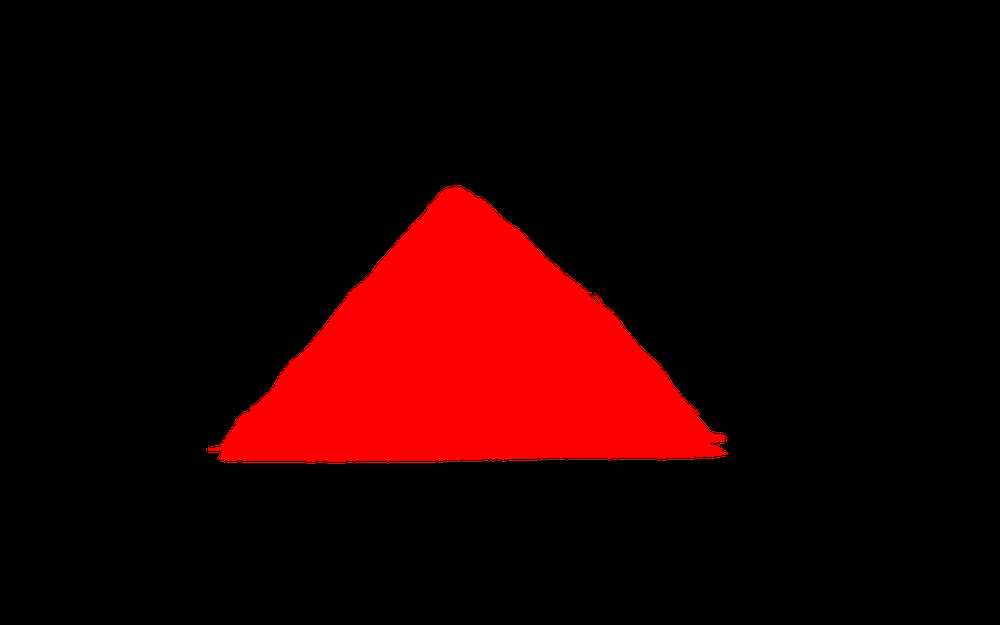
#> input picture VolumeExtension/DebutTri.png, 1000 x 625 px, shrunk from 2880 x 1800 before the run
$ jupyter execute --allow-errors 'Traitement des images.ipynb'
#> lines starting #> are read from the running program, lines starting #| are printed output that depends on the picture; after the words box and inside, x2 and y2 are one past the last pixel; in counts of white or black regions, pixels touching at a corner belong together
# Traitement des images

Notamment pour l'étude du volume. De combien de pourcents le volume de l'hydrogel augmente-t-il pendant sa congélation ?

### Calcul de l'augmentation du volume

[cell 1]
import cv2
import numpy as np
import matplotlib.pyplot as plt

# Charger l'image
image_path = 'Ratio Début Fin.png'
image = cv2.imread(image_path)

# Vérifier si l'image est correctement chargée
#> (the rest of this cell did not finish here and is left out)

[cell 2]
import cv2
import numpy as np
import matplotlib.pyplot as plt

# Charger l'image
image_path = 'Ratio Début Fin.png'  # Remplacez par le chemin réel de votre image
image = cv2.imread(image_path)

# Vérifier si l'image est correctement chargée
#> (the rest of this cell did not finish here and is left out)

[cell 3]
import cv2
import numpy as np
import matplotlib.pyplot as plt

def load_and_process_image(image_path):
    """
    Charge l'image, la convertit en niveaux de gris et applique un seuil pour obtenir une image binaire.
    """
    image = cv2.imread(image_path)
    if image is None:
        raise FileNotFoundError(f"L'image n'a pas pu être chargée à partir du chemin {image_path}")
    gray_image = cv2.cvtColor(image, cv2.COLOR_BGR2GRAY)
    _, binary_image = cv2.threshold(gray_image, 1, 255, cv2.THRESH_BINARY)
    return binary_image

def detect_and_filter_contours(binary_image, min_area=500):
    """
    Détecte et filtre les contours en fonction de leur aire minimale.
    """
    contours, _ = cv2.findContours(binary_image, cv2.RETR_EXTERNAL, cv2.CHAIN_APPROX_SIMPLE)
    filtered_contours = [c for c in contours if cv2.contourArea(c) > min_area]
    return filtered_contours

def normalize_contour(contour, base_length, image_height):
    """
    Normalise les coordonnées du contour pour que la base du triangle soit alignée avec l'axe X.
    """
    # Calculer la bounding box du contour
    x, y, w, h = cv2.boundingRect(contour)
    scale_x = base_length / w  # Échelle basée sur la largeur du contour
    points = [(point[0][0] * scale_x, image_height - point[0][1]) for point in contour]
    return points

def rotate_points(points, angle):
    """
    Applique une rotation de 180 degrés aux points.
    """
    angle_rad = np.deg2rad(angle)
    cos_angle = np.cos(angle_rad)
    sin_angle = np.sin(angle_rad)
    rotated_points = [(x * cos_angle - y * sin_angle, x * sin_angle + y * cos_angle) for x, y in points]
    return rotated_points

# Chemins vers les images
image_path_debut = 'DebutTri.png'
image_path_fin = 'TriFin.png'

# Traitement des images
binary_image_debut = load_and_process_image(image_path_debut)
#> in load_and_process_image, image is the input picture: shape (625, 1000, 3); mean B, G, R 0, 0, 32.2
#> in load_and_process_image, `gray_image = cv2.cvtColor(image, cv2.COLOR_BGR2GRAY)`:
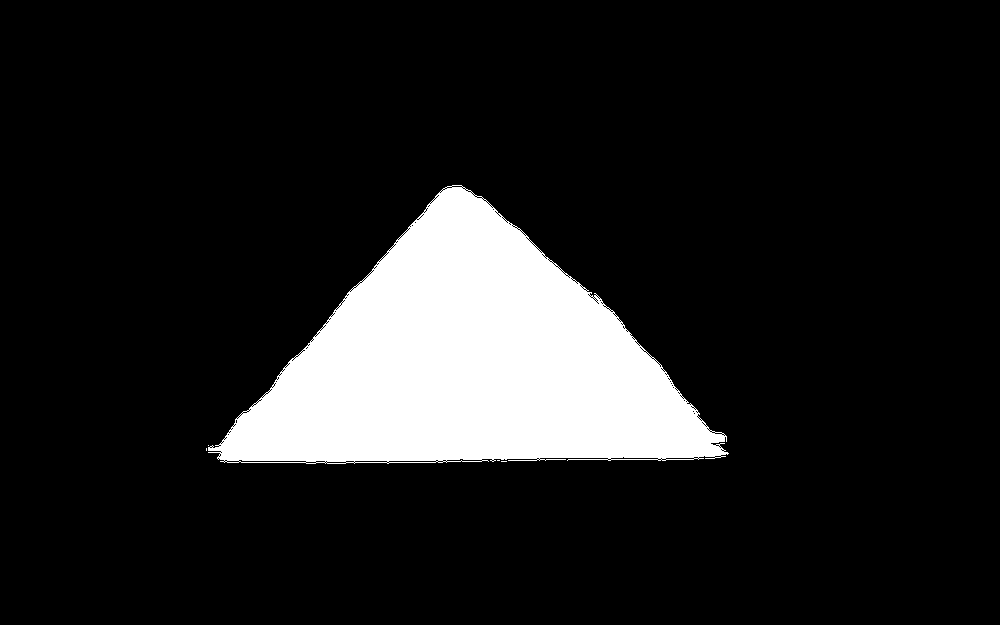
#> gray_image: shape (625, 1000); values 0 (black) and 76 (white), 12.6% white; 5 white regions (4 under 20 px), largest, box (x1, y1, x2, y2) and area: (208, 185, 729, 464) 78846
binary_image_fin = load_and_process_image(image_path_fin)
#> call 2 of load_and_process_image, with image_path = 'TriFin.png'
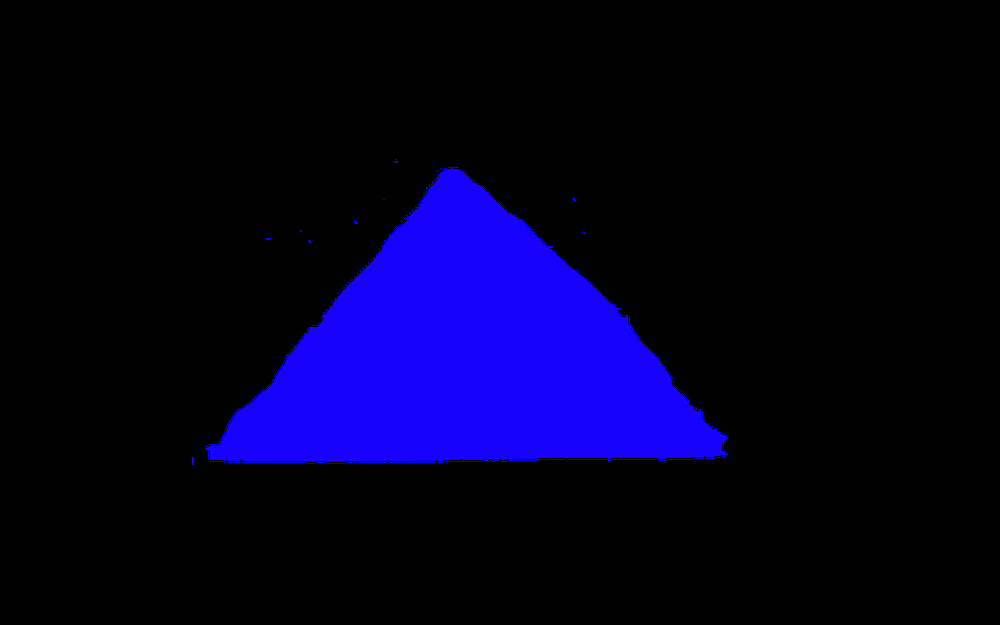
#> input picture VolumeExtension/TriFin.png, 1000 x 625 px, shrunk from 2880 x 1800 before the run
#> in load_and_process_image, image is the input picture: shape (625, 1000, 3); mean B, G, R 34.3, 0, 3.2
#> in load_and_process_image (call 2), `gray_image = cv2.cvtColor(image, cv2.COLOR_BGR2GRAY)`:
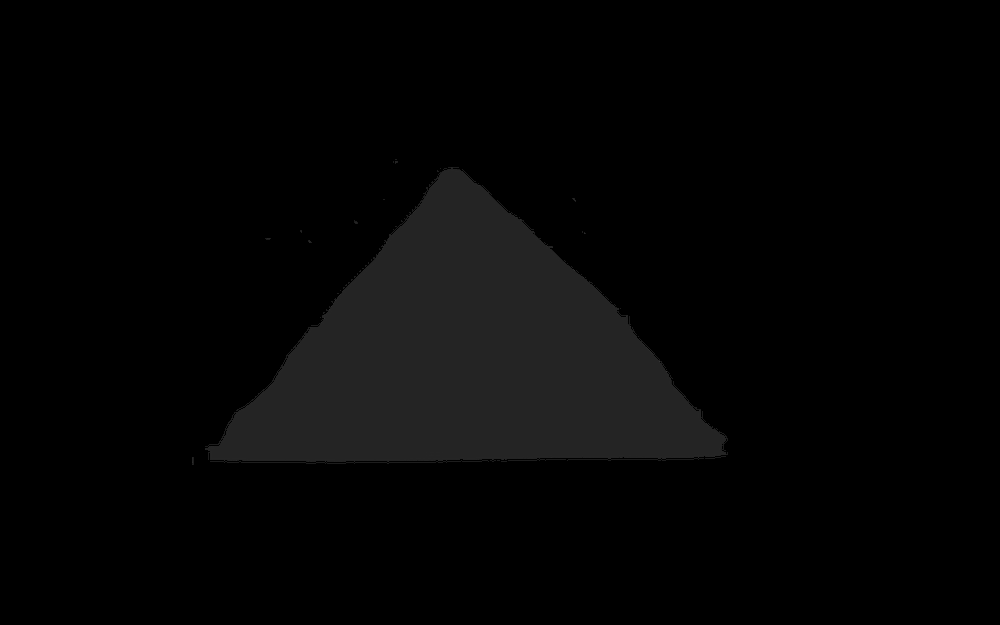
#> gray_image: shape (625, 1000); min 0, max 54, mean 4.8
#> in load_and_process_image (call 2), `_, binary_image = cv2.threshold(gray_image, 1, 255, cv2.THRESH_BINARY)`:
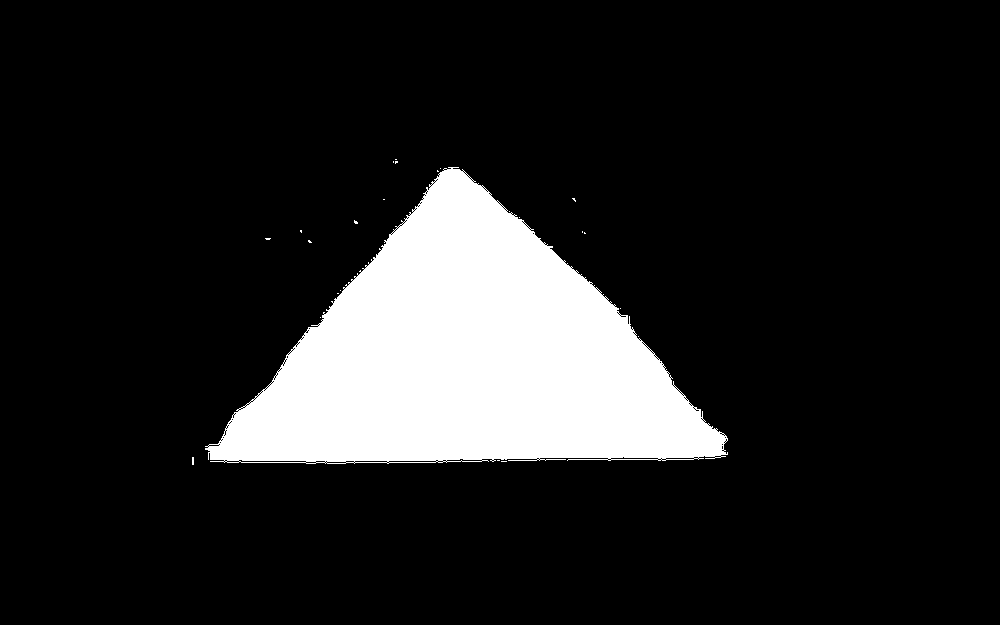
#> binary_image: shape (625, 1000); 13.4% white; 24 white regions (23 under 20 px)

# Détection et filtrage des contours
min_area = 1000  # Aire minimale pour filtrer les petits contours parasites
contours_debut = detect_and_filter_contours(binary_image_debut, min_area)
#> in detect_and_filter_contours, `contours, _ = cv2.findContours(binary_image, cv2.RETR_EXTERNAL, cv2.CH..`: contours = 5 contours, 4 with area under 20; largest, box (x1, y1, x2, y2) and area: (208, 185, 729, 464) 78966
#> in detect_and_filter_contours, `filtered_contours = [c for c in contours if cv2.contourArea(c) > min_a..`: filtered_contours = 1 contour; box (x1, y1, x2, y2) and area: (208, 185, 729, 464) 78966
#> contours_debut has the same summary as filtered_contours in detect_and_filter_contours
contours_fin = detect_and_filter_contours(binary_image_fin, min_area)
#> in detect_and_filter_contours (call 2), `contours, _ = cv2.findContours(binary_image, cv2.RETR_EXTERNAL, cv2.CH..`: contours = 24 contours, 23 with area under 20; largest, box (x1, y1, x2, y2) and area: (205, 167, 728, 464) 83650
#> in detect_and_filter_contours (call 2), `filtered_contours = [c for c in contours if cv2.contourArea(c) > min_a..`: filtered_contours = 1 contour; box (x1, y1, x2, y2) and area: (205, 167, 728, 464) 83650
#> contours_fin has the same summary as filtered_contours in detect_and_filter_contours

# Normaliser les contours pour la base du triangle
base_length = 2  # longueur de la base en cm

# Extraire et normaliser les coordonnées des contours
image_height_debut, _ = binary_image_debut.shape
#> image_height_debut = 625
image_height_fin, _ = binary_image_fin.shape
#> image_height_fin = 625

contour_debut_points = normalize_contour(contours_debut[0], base_length, image_height_debut) if contours_debut else []
#> in normalize_contour, `x, y, w, h = cv2.boundingRect(contour)`: x = 208; y = 185; w = 521; h = 279
#> in normalize_contour, `scale_x = base_length / w`: scale_x = 0.00384
#> in normalize_contour, `points = [(point[0][0] * scale_x, image_height - point[0][1]) for poin..`: points = 430 pairs, first value 0.798 to 2.79, second value 162 to 440
#> contour_debut_points has the same summary as points in normalize_contour
contour_fin_points = normalize_contour(contours_fin[0], base_length, image_height_fin) if contours_fin else []
#> contour_fin_points = 733 pairs, first value 0.784 to 2.78, second value 162 to 458

# Appliquer la rotation de 180 degrés aux contours
rotated_contour_debut_points = rotate_points(contour_debut_points, 180)
#> in rotate_points, `rotated_points = [(x * cos_angle - y * sin_angle, x * sin_angle + y * ..`: rotated_points = 430 pairs, first value -2.79 to -0.798, second value -440 to -162
#> rotated_contour_debut_points has the same summary as rotated_points in rotate_points
rotated_contour_fin_points = rotate_points(contour_fin_points, 180)
#> rotated_contour_fin_points = 733 pairs, first value -2.78 to -0.784, second value -458 to -162

# Convertir les points en coordonnées X et Y
def extract_coordinates(points):
    x, y = zip(*points) if points else ([], [])
    return list(x), list(y)

x_debut, y_debut = extract_coordinates(rotated_contour_debut_points)
#> in extract_coordinates, `x, y = zip(*points) if points else ([], [])`: x = 430 values, max -0.798 at index 123, min -2.79 at index 265, mean -1.88; y = 430 values, max -162 at index 147, min -440 at index 0, mean -246.5
#> x_debut has the same summary as x in extract_coordinates; y_debut has the same summary as y in extract_coordinates
x_fin, y_fin = extract_coordinates(rotated_contour_fin_points)
#> x_fin = 733 values, max -0.784 at index 329, min -2.78 at index 484, mean -1.78; y_fin = 733 values, max -162 at index 355, min -458 at index 0, mean -295.1


# Tracer les contours sur le graphique
plt.figure(figsize=(12, 6))
"""
# Tracer le contour pour le début
if x_debut and y_debut:
    plt.plot(-np.array(x_debut), -np.array(y_debut), label='Contour au début', color='green')

# Tracer le contour pour la fin
if x_fin and y_fin:
    plt.plot(-np.array(x_fin), -np.array(y_fin), label='Contour à la fin', color='blue')

"""

x_debut = np.array(x_debut)
y_debut = np.array(y_debut)

x_fin = np.array(x_fin)
y_fin = np.array(y_fin)

echelle_y = np.abs(np.max(y_debut)-np.min(y_debut)) #Nombre de pixels correspondant à 1cm!
#> echelle_y = 278
offset_y_d = np.max(y_debut)
#> offset_y_d = -162
offset_y_f = np.max(y_fin)
#> offset_y_f = -162

milieu_d = x_debut[np.argmin(y_debut)]
#> milieu_d = -1.74
milieu_f = x_fin[np.argmin(y_fin)]
#> milieu_f = -1.71

plt.plot(-np.array(x_debut)+milieu_d, -np.array(y_debut)/echelle_y + offset_y_d/echelle_y, label='Contour au début', color='green')
plt.plot(-np.array(x_fin)+milieu_f-0.03, -np.array(y_fin)/echelle_y + offset_y_f/echelle_y, label='Contour à la fin', color='blue')

plt.xlabel('Base (cm)')
plt.ylabel('Hauteur (pixels)')
plt.title('Contours de l\'hydrogel au début et à la fin')
plt.legend()
plt.grid(True)
plt.savefig("Contours_Hydrogel.png")
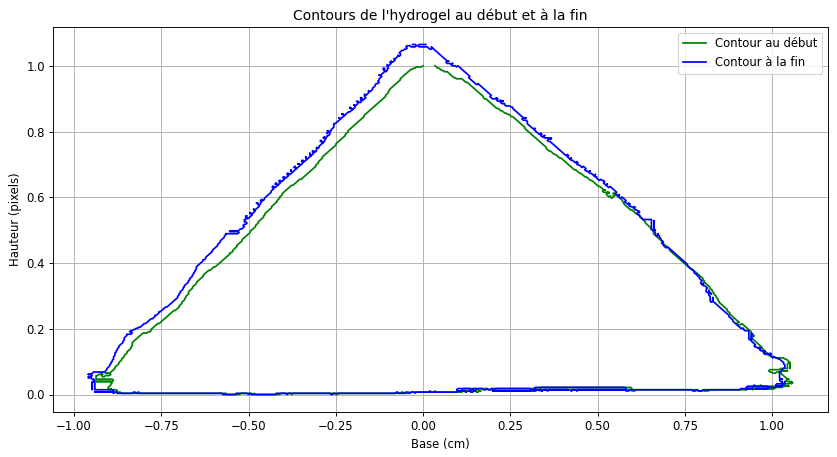
#> figure drawn by matplotlib, 1 panel
plt.show()

# Conversion des données pour le début
x_debut_transformed = -np.array(x_debut) + milieu_d
#> x_debut_transformed = 430 values, max 1.06 at index 265, min -0.937 at index 123, mean 0.142
y_debut_transformed = -np.array(y_debut) / echelle_y + offset_y_d / echelle_y
#> y_debut_transformed = 430 values, max 1 at index 0, min 0 at index 147, mean 0.304

# Conversion des données pour la fin
x_fin_transformed = -np.array(x_fin) + milieu_f - 0.03
#> x_fin_transformed = 733 values, max 1.04 at index 484, min -0.959 at index 329, mean 0.0368
y_fin_transformed = -np.array(y_fin) / echelle_y + offset_y_f / echelle_y
#> y_fin_transformed = 733 values, max 1.06 at index 0, min 0 at index 355, mean 0.479

# Tracé des contours avec remplissage

plt.figure(figsize=[6.4,4.8])

plt.fill(x_fin_transformed, y_fin_transformed, color='lightblue', alpha=0.8, label=r'Hydrogel à $t_c$')
plt.plot(x_fin_transformed, y_fin_transformed, color='blue')
plt.fill(x_debut_transformed, y_debut_transformed, color='lightgreen', alpha=0.5, label=r'Hydrogel à $t=0$')
plt.plot(x_debut_transformed, y_debut_transformed, color='green')

plt.xlabel(r'Base [$cm$]')
plt.ylabel(r'Hauteur [$cm$]')
plt.title("Détection de forme")

# Ajout de la légende et affichage du graphique
plt.legend()
plt.show()
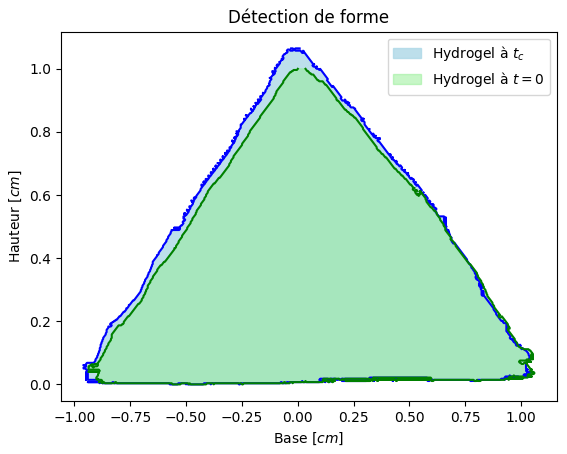
#> figure drawn by matplotlib, 1 panel
